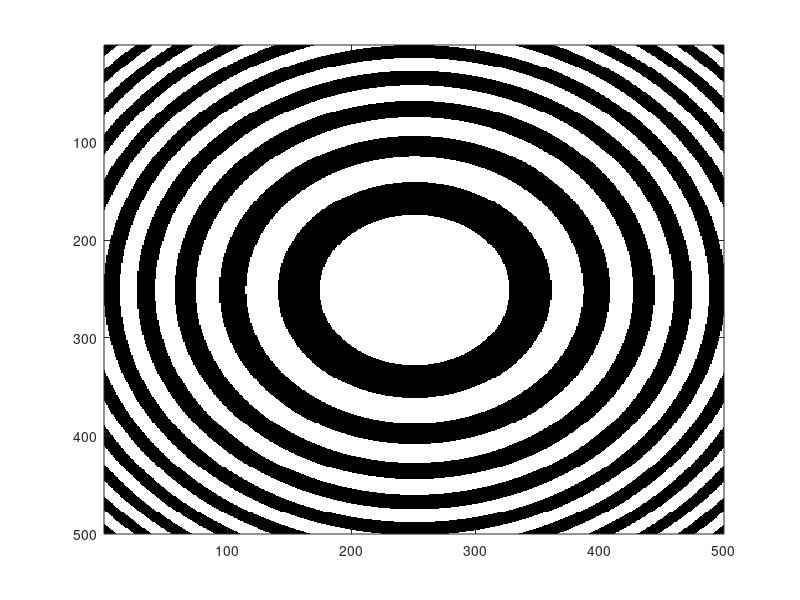

The MATLAB source for this figure:
%%Fresnel zone plate
%Define parameters
N=500;%%Define size of the matrix
Angle=1;%Define angle of the second plane wave
V=0.5;%%Visibility controller
lambda=0.632*1e-6;%Define wavelength 

%Create sampled space 
    del=1*1e-6;%sampling
    x=-N/2:N/2-1;
    y=-N/2:N/2-1;
    [X,Y]=meshgrid(x*del,y*del); 
    f=0.01; %Focal length of 1 cm

%Simulate interference
    A=V*exp(1i*((2*pi)/(lambda))*sqrt(X.^2+Y.^2+f*f));
    B=V*exp(1i*2*pi);
    D=A+B;%Interference of the object and reference wave
    I=abs(D).*abs(D);
    figure (2)
    colormap gray
    imagesc(I)

%%Construct FZP
    I1=im2bw(I);%Binarize the matrix
    FZP=exp(1i*pi*I1);%Generate the FZP

%Observation of the HOE
colormap(gray)
imagesc(angle(FZP))
